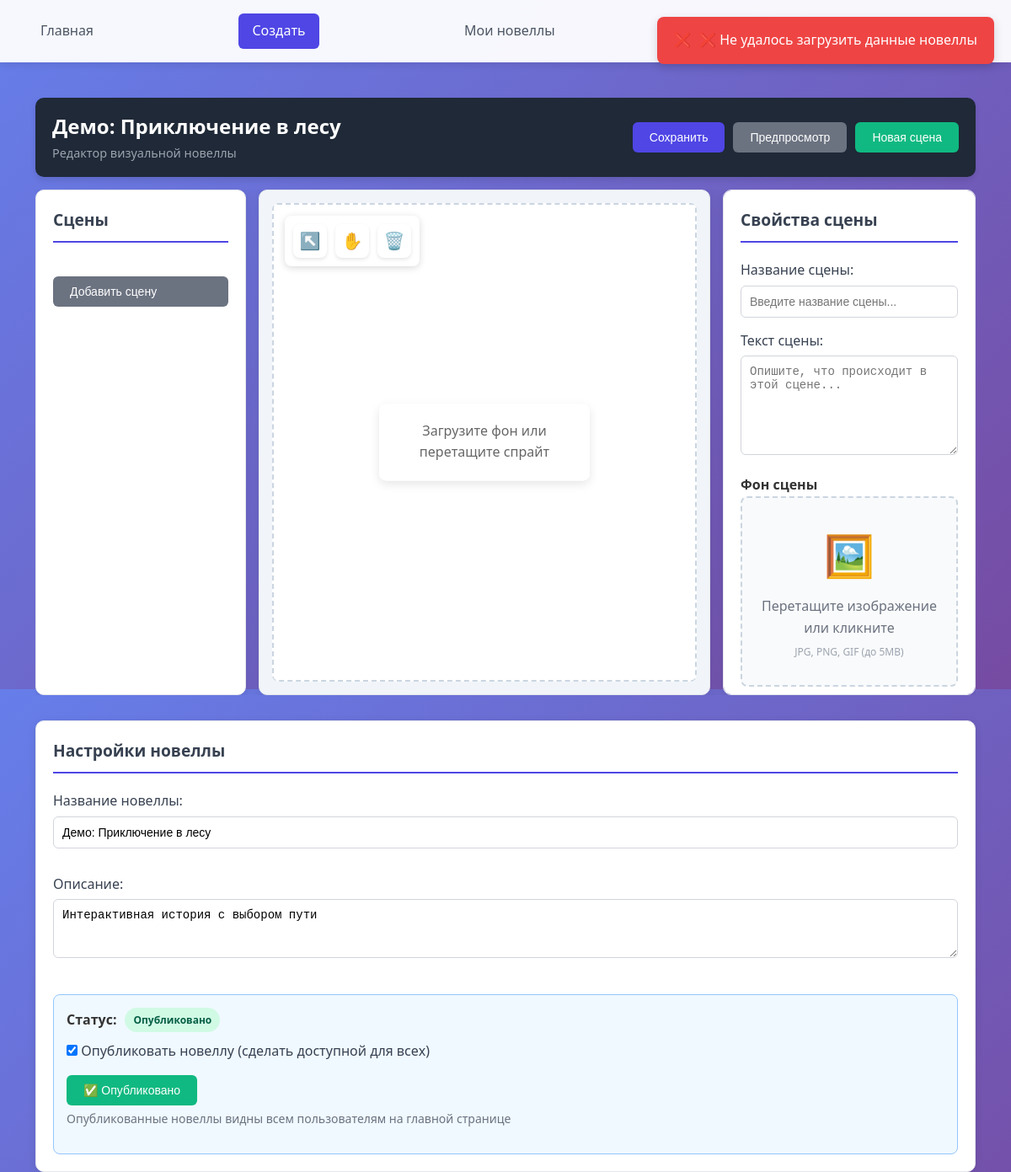
The page /builder/1 (signed in) on the database its author committed.
### database/db.py (models this page shows)
class Novel(db.Model):
    __tablename__ = 'novel'
    id = db.Column(db.Integer, primary_key=True)
    title = db.Column(db.String(200), nullable=False)
    description = db.Column(db.Text, default='')
    cover_image = db.Column(db.String(200), default='')
    is_published = db.Column(db.Boolean, default=False)
    author_id = db.Column(db.Integer, db.ForeignKey('user.id'), nullable=False)
    created_at = db.Column(db.DateTime, default=datetime.utcnow)
    updated_at = db.Column(db.DateTime, default=datetime.utcnow, onupdate=datetime.utcnow)
    scenes = db.relationship('Scene', backref='novel', lazy=True, order_by='Scene.order')

### app.py (the view)
@app.route('/builder')
@app.route('/builder/<int:novel_id>')
@login_required
def builder(novel_id=None):
    novel = None
    if novel_id:
        novel = Novel.query.get(novel_id)
        if novel and novel.author_id != current_user.id:
            flash('У вас нет доступа к этой новелле', 'error')
            return redirect(url_for('my_novels'))
    return render_template('builder.html', novel=novel)

### app.py (called while the page is built)
@login_manager.user_loader
def load_user(user_id):
    return User.query.get(int(user_id))

### templates/builder.html (shortened to what this page needs)
{% extends "base.html" %}
{% block extra_css %}
<link rel="stylesheet" href="{{ url_for('static', filename='css/builder.css') }}">
<link rel="stylesheet" href="{{ url_for('static', filename='css/advanced-builder.css') }}">
{% endblock %}
{% block content %}
<div id="builder-app">
    {% if not novel %}
        <div class="create-novel-form">
            <h2 class="form-title">Создать новую новеллу</h2>
            <form action="/create_novel" method="POST">
                <div class="form-group">
                    <label class="form-label">Название новеллы:</label>
                    <input type="text" name="title" class="form-control" placeholder="Введите название" required>
                </div>
                <div class="form-group">
                    <label class="form-label">Описание:</label>
                    <textarea name="description" class="form-control" rows="3" placeholder="Краткое описание сюжета"></textarea>
                </div>
                <button type="submit" class="btn btn-primary" style="width: 100%;">
                     Создать и перейти к редактору
                </button>
            </form>
        </div>
    {% else %}
        <div class="advanced-builder">
            <div class="builder-header-advanced">
                <div class="header-left">
                    <h2 id="novel-title-display">{{ novel.title }}</h2>
                    <small>Редактор визуальной новеллы</small>
                </div>
                <div class="header-right">
                    <button id="save-btn" class="btn btn-primary">
                         Сохранить
                    </button>
                    <button id="preview-btn" class="btn btn-secondary">
                         Предпросмотр
                    </button>
                    <button id="add-scene-btn" class="btn btn-success">
                         Новая сцена
                    </button>
                </div>
            </div>
            <div class="builder-main-advanced">
                <div class="scenes-panel">
                    <h3>Сцены</h3>
                    <button id="add-scene-btn-bottom" class="btn btn-secondary" style="width: 100%; margin-top: 10px;">
                         Добавить сцену
                    </button>
                </div>
                <div class="visual-editor">
                    <div class="editor-container">
                        <div class="editor-tools">
                            <button class="tool-btn" data-tool="select" title="Выделение">
                                <span class="tool-icon">↖️</span>
                            </button>
                            <button class="tool-btn" data-tool="move" title="Перемещение">
                                <span class="tool-icon">✋</span>
                            </button>
                            <button class="tool-btn" data-tool="delete" title="Удаление">
                                <span class="tool-icon">🗑️</span>
                            </button>
                        </div>
                        <div class="scene-canvas" id="scene-canvas">
                            <div id="sprites-container"></div>
                            <div id="canvas-hint">
                                <p> Загрузите фон или перетащите спрайт</p>
                            </div>
                        </div>
                    </div>
                </div>
                <div class="properties-panel">
                    <div class="scene-editor-section">
                        <h3>Свойства сцены</h3>
                        <div class="form-group">
                            <label class="form-label">Название сцены:</label>
                            <input type="text" id="scene-name" class="form-control"
                                   placeholder="Введите название сцены...">
                        </div>
                        <div class="form-group">
                            <label class="form-label">Текст сцены:</label>
                            <textarea id="scene-text" class="form-control" rows="6"
                                      placeholder="Опишите, что происходит в этой сцене..."></textarea>
                        </div>
                        <div class="upload-section">
                            <h4>Фон сцены</h4>
                            <div class="upload-area" id="background-upload-area">
                                <div class="upload-icon">🖼️</div>
                                <div class="upload-text">Перетащите изображение или кликните</div>
                                <div class="upload-hint">JPG, PNG, GIF (до 5MB)</div>
                            </div>
                        </div>
                    </div>
                </div>
            </div>
            <div class="novel-settings">
                <h3>Настройки новеллы</h3>
                <div class="settings-grid">
                    <div class="form-group">
                        <label class="form-label">Название новеллы:</label>
                        <input type="text" id="novel-title" class="form-control" value="{{ novel.title }}">
                    </div>
                    <div class="form-group">
                        <label class="form-label">Описание:</label>
                        <textarea id="novel-description" class="form-control" rows="3">{{ novel.description }}</textarea>
                    </div>
                </div>
                <div class="publish-section">
                    <div class="publish-status">
                        <strong>Статус:</strong>
                        <span id="publish-status-badge" class="status-badge {% if novel.is_published %}status-published{% else %}status-draft{% endif %}">
                            {% if novel.is_published %}Опубликовано{% else %}Черновик{% endif %}
                        </span>
                    </div>
                    <div class="form-group">
                        <label class="form-label">
                            <input type="checkbox" id="novel-published" {% if novel.is_published %}checked{% endif %}>
                            Опубликовать новеллу (сделать доступной для всех)
                        </label>
                    </div>
                    <div class="form-group">
                        <button id="publish-btn" class="btn btn-success">
                            {% if novel.is_published %}✅ Опубликовано{% else %}📢 Опубликовать{% endif %}
                        </button>
                        <small class="text-muted" style="display: block; margin-top: 5px;">
                            Опубликованные новеллы видны всем пользователям на главной странице
                        </small>
                    </div>
                </div>
            </div>
        </div>
    {% endif %}
</div>
{% endblock %}

### static/css/style.css (style rules this page uses)
* { margin: 0; padding: 0; box-sizing: border-box; }
body { font-family: 'Segoe UI', Tahoma, Geneva, Verdana, sans-serif; background: linear-gradient(135deg, #667eea 0%, #764ba2 100%); color: #333; height: 100%; line-height: 1.6; }
.form-group { margin-bottom: 15px; }
.form-label { display: block; margin-bottom: 5px; font-weight: 500; color: #555; }
.form-control { width: 100%; padding: 10px; border: 1px solid #ddd; border-radius: 5px; font-size: 16px; }
.btn-primary { background: #4f46e5; color: white; border: none; padding: 10px 20px; border-radius: 5px; cursor: pointer; font-size: 16px; transition: background 0.2s; }

### static/css/builder.css (style rules this page uses)
.novel-settings { background: white; border-radius: 8px; padding: 20px; box-shadow: 0 2px 10px rgba(0,0,0,0.1); margin-top: 20px; }
.settings-grid { display: grid; grid-template-columns: repeat(auto-fit, minmax(250px, 1fr)); gap: 15px; }
.publish-section { background: #f0f9ff; border: 1px solid #93c5fd; border-radius: 8px; padding: 15px; margin-top: 15px; }
.publish-status { display: flex; align-items: center; gap: 10px; margin-bottom: 10px; }
.status-badge { padding: 5px 10px; border-radius: 20px; font-size: 12px; font-weight: bold; }
.status-published { background: #d1fae5; color: #065f46; }
.text-muted { color: #6b7280; font-size: 14px; }
.btn { padding: 10px 20px; border: none; border-radius: 6px; cursor: pointer; font-size: 14px; transition: all 0.2s; display: inline-flex; align-items: center; gap: 8px; }
.btn-primary { background: #4f46e5; color: white; }
.btn-success { background: #10b981; color: white; }
.btn-secondary { background: #6b7280; color: white; }
.form-group { margin-bottom: 15px; }
.form-label { display: block; margin-bottom: 5px; font-weight: 500; color: #374151; }
.form-control { width: 100%; padding: 10px; border: 1px solid #d1d5db; border-radius: 6px; font-size: 14px; transition: border-color 0.2s; }

### rows shown on the page
Novel: title "Демо: Приключение в лесу", description "Интерактивная история с выбором пути", is_published "☑"
